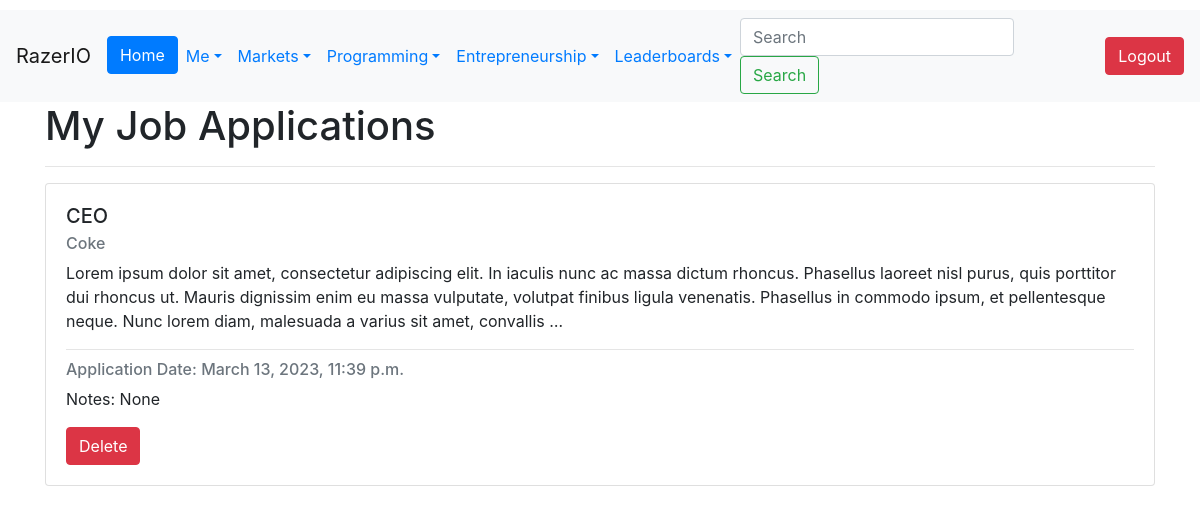
/market/jobs/myapplications/ (signed in), run on an earlier commit of the app's database.
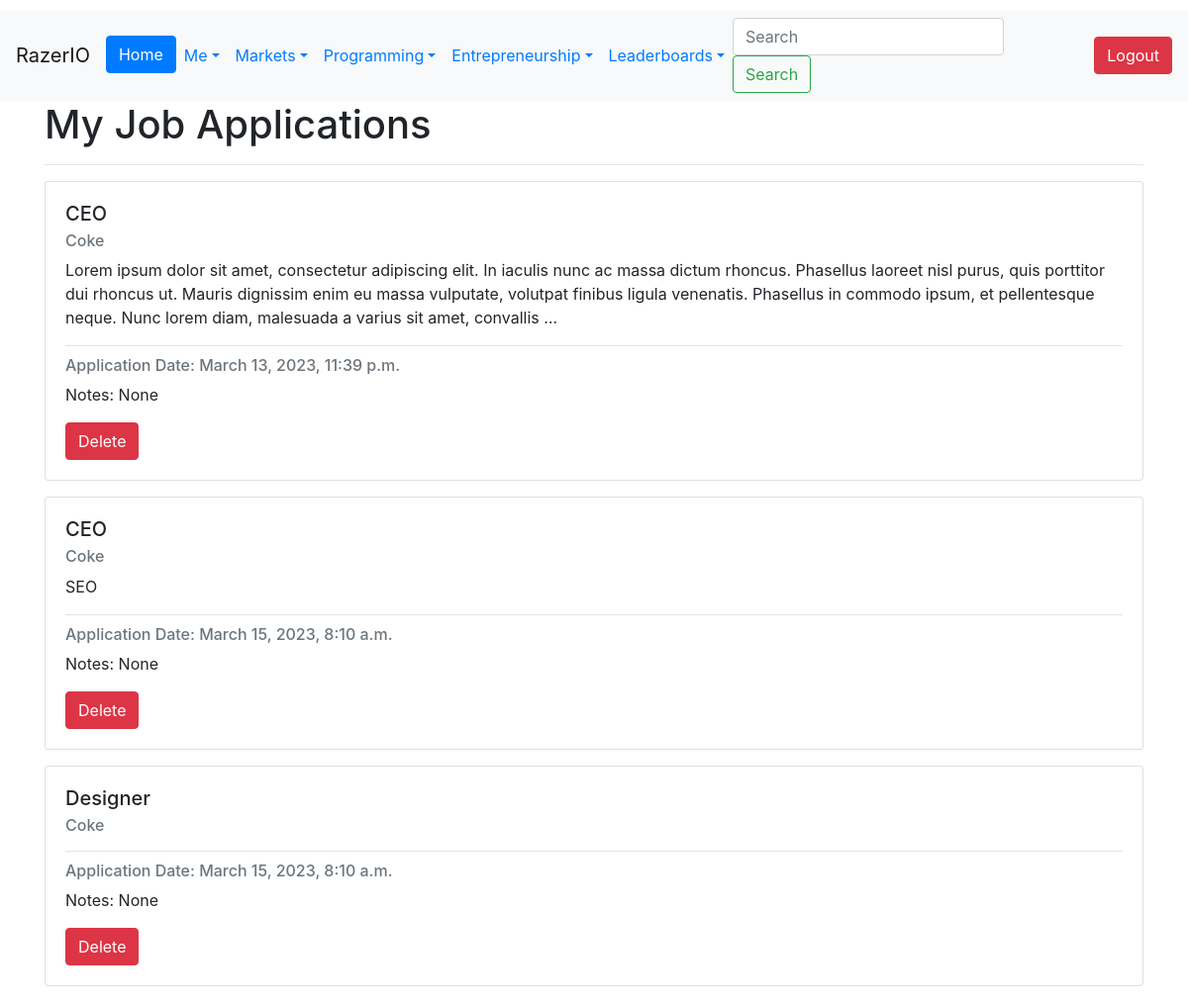
And on a later commit of the database.
### Jobs/models.py (models this page shows, shortened)
class JobApplication(models.Model):
    applicant = models.ForeignKey(User, on_delete=models.CASCADE)
    job_listing = models.ForeignKey(JobListing, on_delete=models.CASCADE)
    date_applied = models.DateTimeField(auto_now_add=True)
    notes = models.TextField(max_length=500, null=True, blank=True)
    class Meta:
        unique_together = ('applicant', 'job_listing')

class JobListing(models.Model):
    Poster = models.ForeignKey(User, on_delete=models.CASCADE)
    Company = models.ForeignKey(Company, on_delete=models.CASCADE)
    Job_Title = models.CharField(max_length=50)
    Job_Description = models.TextField(max_length=5000, null=True, blank=True)
    Job_Requirements = models.TextField(max_length=5000, null=True, blank=True)
    salary_min = models.DecimalField(max_digits=10, decimal_places=2, null=True, blank=True)
    salary_max = models.DecimalField(max_digits=10, decimal_places=2, null=True, blank=True)
    Category = models.CharField(choices=Job_Categories, max_length=50)
    Job_Status = models.CharField(choices=Job_Status_Choices, max_length=10)
    Location = models.CharField(choices=Locations, max_length=50)
    Date_Posted = models.DateTimeField(auto_now_add=True)
    MinimumExperience = models.IntegerField(null=True, blank=True)
    ApplicationURL = models.URLField(default='https://www.mycompany.com/applyhere')
    NumberRecruiting = models.IntegerField(null=True, blank=True)
    Experience_Level = models.CharField(choices=EXPERIENCE_LEVEL_CHOICES,
                                        max_length=20, null=True, blank=True)

### Company/models.py (models this page shows)
class Company(models.Model):
    Name = models.CharField(max_length=256)
    About = models.TextField(max_length=10000, default='', blank=True, null=True)
    Industry = models.CharField(max_length=100, choices=INDUSTRY_CHOICES, blank=True, null=True)
    StockTicker = models.CharField(max_length=10, null=True, blank=True)
    Founded = models.DateField(blank=True, null=True)
    Headquarters = models.CharField(max_length=100, blank=True, null=True)
    LastEditedBy = models.ForeignKey('Users.CustomUser', null=True, blank=True, on_delete=models.SET_NULL,
                                     related_name='edited_companies')
    Website = models.URLField(blank=True)
    Email_Domain = models.ManyToManyField(EmailDomain, blank=True)
    Logo = models.ImageField(upload_to='company_logos/', blank=True, null=True)
    def __str__(self):
        return self.Name

### Jobs/views.py (the view)
# urls.py: path('jobs/myapplications/', MyJobApplications, name='job_applications'),
def MyJobApplications(request):
    user = request.user
    job_applications = JobApplication.objects.filter(applicant=user)
    context = {'job_applications':job_applications}
    return render(request, 'myjobapplications.html', context=context)

### templates/myjobapplications.html (shortened to what this page needs)
{% extends 'base.html' %}
{% load static %}
{% block content %}
<div class="container">
  <div class="row">
    <div class="col-md-12">
      <h1>My Job Applications</h1>
      <hr>
      {% if job_applications %}
        {% for job_application in job_applications %}
          <div class="card mb-3">
            <div class="card-body">
              <h5 class="card-title">{{ job_application.job_listing.Job_Title }}</h5>
              <h6 class="card-subtitle mb-2 text-muted">{{ job_application.job_listing.Company }}</h6>
              <p class="card-text">{{ job_application.job_listing.Job_Description|truncatewords:50 }}</p>
              <hr>
              <h6 class="card-subtitle mb-2 text-muted">Application Date: {{ job_application.date_applied }}</h6>
              <p class="card-text">Notes: {{ job_application.notes }}</p>
              <form action="{% url 'delete_job_application' application_id=job_application.id %}" method="POST">
                  <button class="btn btn-danger" type="submit">Delete</button>
              </form>
            </div>
          </div>
        {% endfor %}
      {% else %}
        <div class="alert alert-info" role="alert">
          You have not applied for any jobs yet.
        </div>
      {% endif %}
    </div>
  </div>
</div>
{% endblock %}

### templates/base.html (shortened to what this page needs)
<!doctype html>
<html lang="en">
<head>
<link rel="stylesheet" href="https://cdn.jsdelivr.net/npm/bootstrap@4.6.2/dist/css/bootstrap.min.css">
<link rel="stylesheet" href="https://unpkg.com/bootstrap-table@1.21.3/dist/bootstrap-table.min.css">
<link rel="stylesheet" href="https://cdn.jsdelivr.net/npm/bootstrap-icons@1.10.3/font/bootstrap-icons.css">
  <link rel="stylesheet" href="https://cdnjs.cloudflare.com/ajax/libs/jqueryui/1.13.2/themes/base/jquery-ui.min.css" />
</head>
<body>
    {% if user.is_authenticated %}
<nav class="navbar navbar-expand-sm navbar-light bg-light" style="margin-top: 10px;">
  <a class="navbar-brand">RazerIO</a>
  <div class="collapse navbar-collapse" id="navbarSupportedContent">
    <ul class="navbar-nav mr-auto">
      <li class="nav-item active">
        <a href="{% url 'home' %}" class="btn btn-primary">Home</a>
      </li>
      <li class="nav-item dropdown">
        <a class="nav-link dropdown-toggle text-primary" href="#" id="navbarDropdown" role="button" data-toggle="dropdown" aria-haspopup="true" aria-expanded="false">Me</a>
      </li>
      <li class="nav-item dropdown">
        <a class="nav-link dropdown-toggle text-primary" href="#" id="navbarDropdown" role="button" data-toggle="dropdown" aria-haspopup="true" aria-expanded="false">Markets</a>
      </li>
      <li class="nav-item dropdown">
        <a class="nav-link dropdown-toggle text-primary" href="#" id="navbarDropdown" role="button" data-toggle="dropdown" aria-haspopup="true" aria-expanded="false">Programming</a>
      </li>
      <li class="nav-item dropdown">
        <a class="nav-link dropdown-toggle text-primary" href="#" id="navbarDropdown" role="button" data-toggle="dropdown" aria-haspopup="true" aria-expanded="false">Entrepreneurship</a>
      </li>
            <li class="nav-item dropdown">
        <a class="nav-link dropdown-toggle text-primary" href="#" id="navbarDropdown" role="button" data-toggle="dropdown" aria-haspopup="true" aria-expanded="false">Leaderboards</a>
    </ul>
    <form class="form-inline my-2 my-lg-0" method="GET" action="{% url 'search' %}">
      <input class="form-control mr-sm-2" type="search" placeholder="Search" aria-label="Search" name="q">
      <button class="btn btn-outline-success my-2 my-sm-0 mr-5" type="submit">Search</button>
    </form>
    <button type="button" class="btn btn-danger" onclick="location.href='{% url 'logout' %}'">Logout</button>
  </div>
</nav>
    {% endif %}
  <main>
    {% block content %}
    {% endblock %}
  </main>
  </body>
</html>

What changed in the data, as far as the page shows it:
added JobApplication: job_listing.Job_Title "CEO", job_listing.Company "Coke", job_listing.Job_Description "SEO", date_applied "March 15, 2023, 8:10 a.m.", notes "None"
added JobApplication: job_listing.Job_Title "Designer", job_listing.Company "Coke", date_applied "March 15, 2023, 8:10 a.m.", notes "None"
